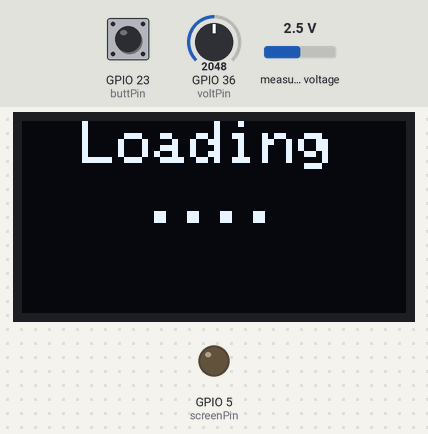
This sketch was run on a simulated ESP32. On the bench: 128×64 one-colour display, output pins drawn as LEDs (lit = HIGH). Wiring (inferred from the names in the program): ADS1115 converter at I2C address 0x48. The test bench sets the inputs (shaded band); at power-on: GPIO 23 (buttPin) LOW, GPIO 36 (voltPin) = 2048, measured voltage 2.5 V. What the sketch prints to the serial monitor is not drawn.

Above: at 8.3 s.
8.4 s: GPIO 23 (buttPin) pulled HIGH for 0.15 s
At 9.4 s:
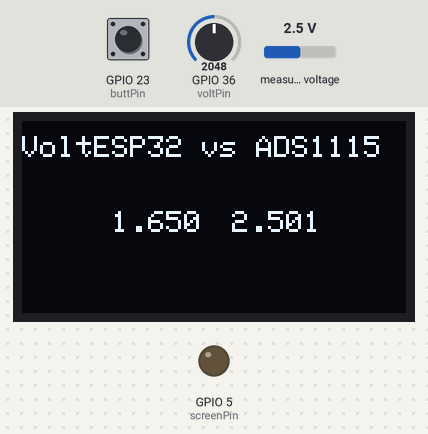
10.1 s: GPIO 23 (buttPin) pulled HIGH for 3.2 s
At 10.6 s:
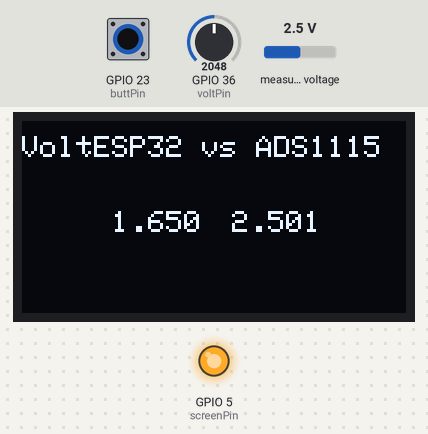
Timing chart, 0 to 14.9 s (numbered marks = the images above; inputs shaded):
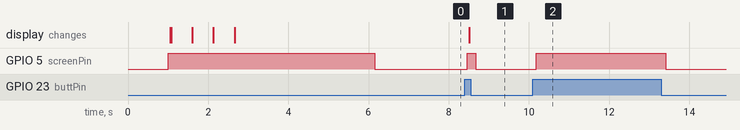

The sketch:

read_with_screen_and_ads1115.ino
```cpp
#include <SPI.h>
#include <Wire.h>
#include <Adafruit_GFX.h>
#include <Adafruit_SSD1306.h>
#include <ADS1115_lite.h>

#define SCREEN_WIDTH 128 // OLED display width, in pixels
#define SCREEN_HEIGHT 64 // OLED display height, in pixels

#define OLED_RESET     -1
#define SCREEN_ADDRESS 0x3C


Adafruit_SSD1306 display(SCREEN_WIDTH, SCREEN_HEIGHT, &Wire, OLED_RESET);
ADS1115_lite ads(ADS1115_DEFAULT_ADDRESS);  // 0x48 addr pin connected to GND

const int buttPin = 23;
const int screenPin = 5;
const int voltPin = 36;
int buttonState;
float voltValue;
long rawADS;
double resolution;

void setup() {
  // put your setup code here, to run once:
  Serial.begin(9600);
  pinMode(buttPin, INPUT);
  pinMode(screenPin, OUTPUT);
  pinMode(voltPin, INPUT);
  delay(1000);

  digitalWrite(screenPin, HIGH);
  loadProgramScreen();
  digitalWrite(screenPin, LOW);
  delay(1000);

  ads_config();
}

void loop() {;

  buttonState = digitalRead(buttPin); //Check button state --> always 0, if pressed == 1;
  Serial.println(buttonState);

  voltValue = analogRead(voltPin) * 3.3 /4095.0;
  if (buttonState == HIGH) {
    digitalWrite(screenPin, HIGH);
    rawADS = ads_read();
    resolution=4096.00/32752.00; // Found on the internet no idea why
    float voltADS = (rawADS * resolution)/1000.00;
    readPotentialScreen(voltValue, voltADS);


  }
  else {
    delay(100);
    digitalWrite(screenPin, LOW);
  }

}

void readPotentialScreen (float voltage, float voltADS) {
  display.begin(SSD1306_SWITCHCAPVCC, SCREEN_ADDRESS);
  display.setTextSize(1);
  display.clearDisplay();
  display.setCursor(0,5);
  display.println("VoltESP32 vs ADS1115");
  display.setCursor(30,30);
  display.println(voltage, 3);
  display.setCursor(70,30);
  display.println(voltADS, 3);
  // display.setCursor(90,30);
  // display.println("V");
  display.display();
}

void loadProgramScreen () {
      // SSD1306_SWITCHCAPVCC = generate display voltage from 3.3V internally
    if(!display.begin(SSD1306_SWITCHCAPVCC, SCREEN_ADDRESS)) {
      Serial.println(F("SSD1306 allocation failed"));
      for(;;); // Don't proceed, loop forever
    }

    display.clearDisplay();
    display.setTextSize(2);
    display.setTextColor(WHITE);
    display.setCursor(20,0);
    display.println("Loading");
    display.display();
    int count = 0;
    for (int i = 0; i <= 3; i++){
      display.setCursor(40 + i + count,20);
      display.println(".");
      display.display();
      count += 10;
      delay(500);
    }
    delay(3000);
}


void ads_config(){
  ads.setGain(ADS1115_REG_CONFIG_PGA_4_096V); // GAIN_ONE and resolution to ± 4.096V
  ads.setSampleRate(ADS1115_REG_CONFIG_DR_8SPS); // Set to the fastest MODE 860Samples per sec
}

int16_t ads_read(){
  ads.setMux(ADS1115_REG_CONFIG_MUX_SINGLE_0);  // Single mode input on AIN0 (AIN0 - GND)
  ads.triggerConversion();  // Triggered mannually
  return ads.getConversion();  // returns int16_t value
}
```

Measured:
- after the input at 8.4 s, GPIO 5 (screenPin): LOW → HIGH after 0.06 s, → LOW 0.21 s later; the display: changes after 0.12 s (image 1)
- after the input at 10.1 s, GPIO 5 (screenPin): LOW → HIGH after 0.08 s, → LOW 3.2 s later
